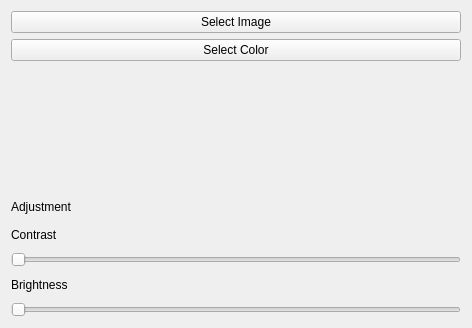
<?xml version="1.0" encoding="UTF-8"?>
<ui version="4.0">
 <class>Form</class>
 <widget class="QWidget" name="Form">
  <property name="geometry">
   <rect>
    <x>0</x>
    <y>0</y>
    <width>472</width>
    <height>328</height>
   </rect>
  </property>
  <property name="windowTitle">
   <string>Form</string>
  </property>
  <layout class="QGridLayout" name="gridLayout_2">
   <item row="0" column="0">
    <layout class="QGridLayout" name="gridLayout">
     <property name="sizeConstraint">
      <enum>QLayout::SetMinimumSize</enum>
     </property>
     <item row="0" column="0">
      <layout class="QVBoxLayout" name="verticalLayout_2">
       <property name="sizeConstraint">
        <enum>QLayout::SetMinimumSize</enum>
       </property>
       <item>
        <widget class="QPushButton" name="pushButton">
         <property name="text">
          <string>Select Image</string>
         </property>
        </widget>
       </item>
       <item>
        <widget class="QPushButton" name="pushButton_2">
         <property name="text">
          <string>Select Color</string>
         </property>
        </widget>
       </item>
      </layout>
     </item>
     <item row="1" column="0">
      <widget class="QLabel" name="label_2">
       <property name="text">
        <string/>
       </property>
      </widget>
     </item>
     <item row="2" column="0">
      <layout class="QVBoxLayout" name="verticalLayout">
       <property name="sizeConstraint">
        <enum>QLayout::SetMinimumSize</enum>
       </property>
       <item>
        <widget class="QLabel" name="label">
         <property name="text">
          <string>Adjustment</string>
         </property>
        </widget>
       </item>
       <item>
        <widget class="QLabel" name="label_3">
         <property name="text">
          <string>Contrast</string>
         </property>
        </widget>
       </item>
       <item>
        <widget class="QSlider" name="horizontalSlider">
         <property name="orientation">
          <enum>Qt::Horizontal</enum>
         </property>
        </widget>
       </item>
       <item>
        <widget class="QLabel" name="label_4">
         <property name="text">
          <string>Brightness</string>
         </property>
        </widget>
       </item>
       <item>
        <widget class="QSlider" name="horizontalSlider_2">
         <property name="orientation">
          <enum>Qt::Horizontal</enum>
         </property>
        </widget>
       </item>
      </layout>
     </item>
    </layout>
   </item>
  </layout>
 </widget>
 <resources/>
 <connections/>
</ui>
